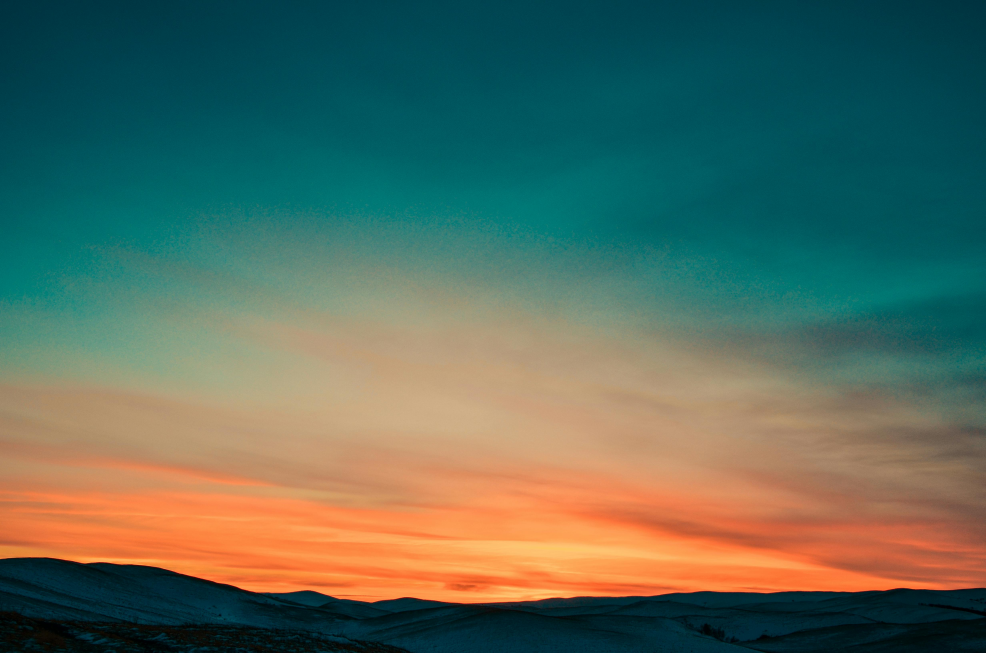
#> input picture sky_for_ml.jpg, 4928 x 3264 px, found by its file name (shown at 1/5 size)
$ jupyter execute week1_day5_brightness.ipynb
#> lines starting #> are read from the running program, lines starting #| are printed output that depends on the picture
[cell 1]
import matplotlib.pyplot as plt
import numpy as np
from PIL import Image

i = Image.open(r"C:\Users\anjan\ML-Journey\sky_for_ml.jpg").convert("L")
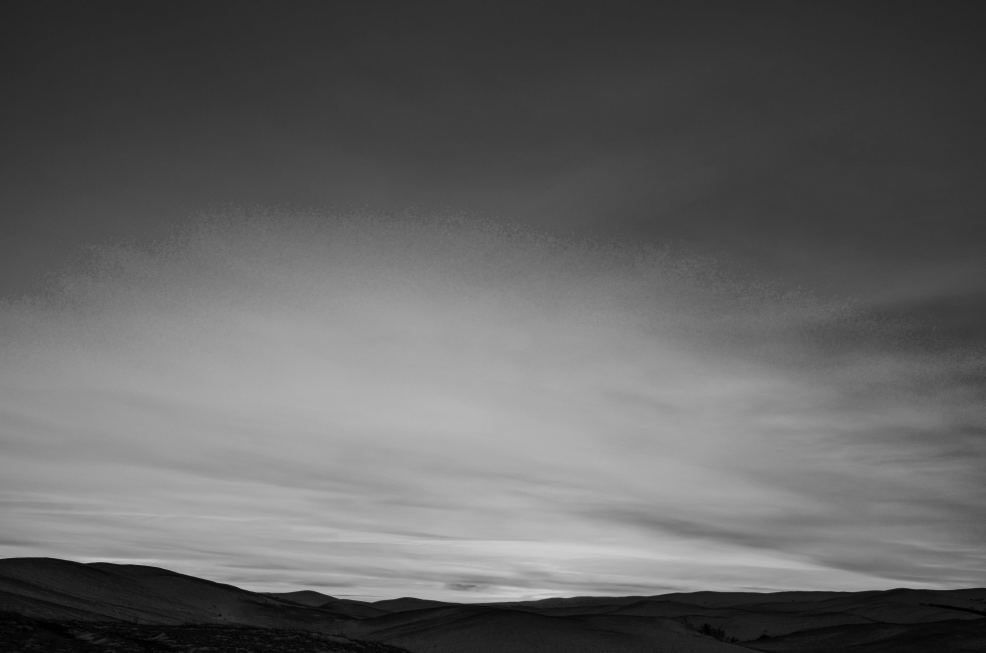
#> i: PIL image 4928x3264 L (shown at 1/5 size); min 0, max 207, mean 98.9
i = i.resize((800, 600))
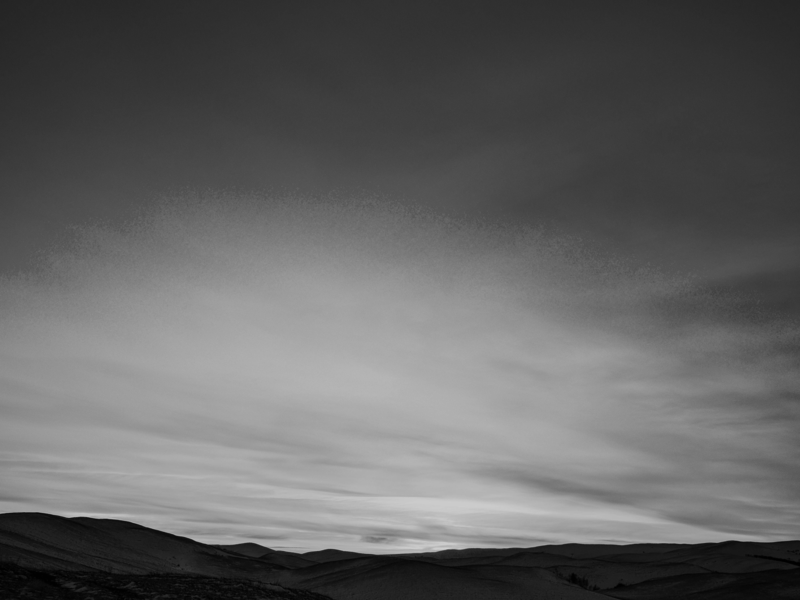
#> i: PIL image 800x600 L; min 0, max 207, mean 98.9
ia = np.array(i)

brighter = np.clip(ia * 1.5, 0, 255).astype(np.uint8)
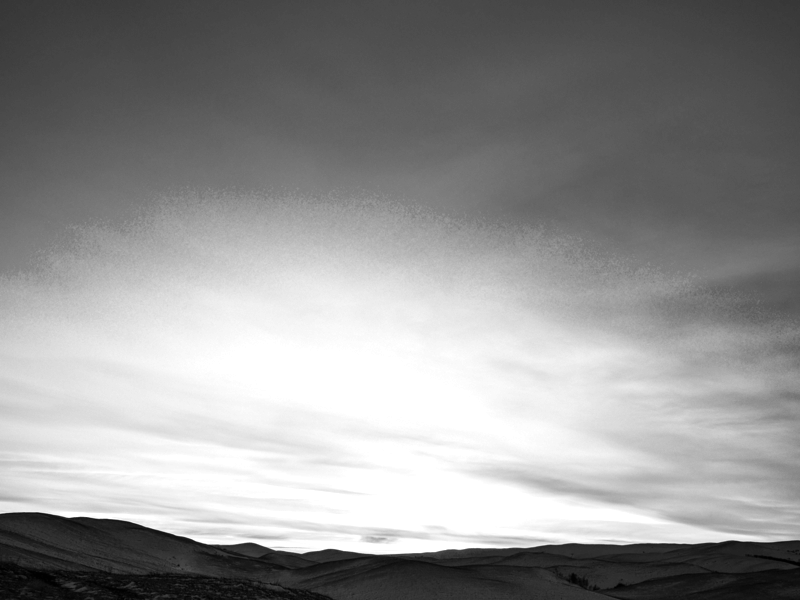
#> brighter: shape (600, 800); min 0, max 255, mean 147.4
darker = np.clip(ia * 0.5, 0, 255).astype(np.uint8)
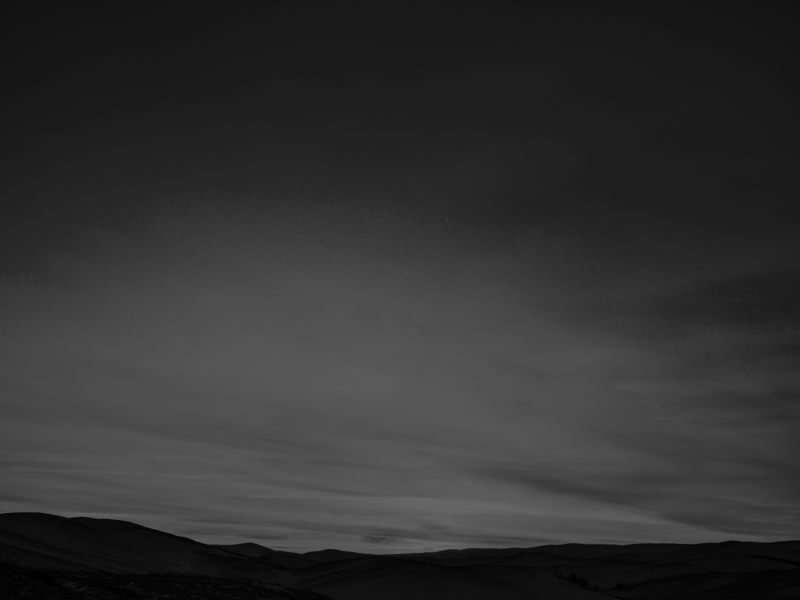
#> darker: shape (600, 800); min 0, max 103, mean 49.2

fig, axes = plt.subplots(1, 3, figsize=(15, 5))
axes[0].imshow(ia, cmap='gray')
axes[0].set_title("Original")
axes[0].axis('off')
axes[1].imshow(brighter, cmap='gray')
axes[1].set_title("Brighter")
axes[1].axis('off')
axes[2].imshow(darker, cmap='gray')
axes[2].set_title("Darker")
axes[2].axis('off')
plt.show()

[cell 2]
import matplotlib.pyplot as plt
import numpy as np
from PIL import Image

i = Image.open(r"C:\Users\anjan\ML-Journey\sky_for_ml.jpg")
#> i is the input picture: PIL image 4928x3264 RGB; mean R, G, B 86.6, 106.6, 92
i = i.resize((800, 600))
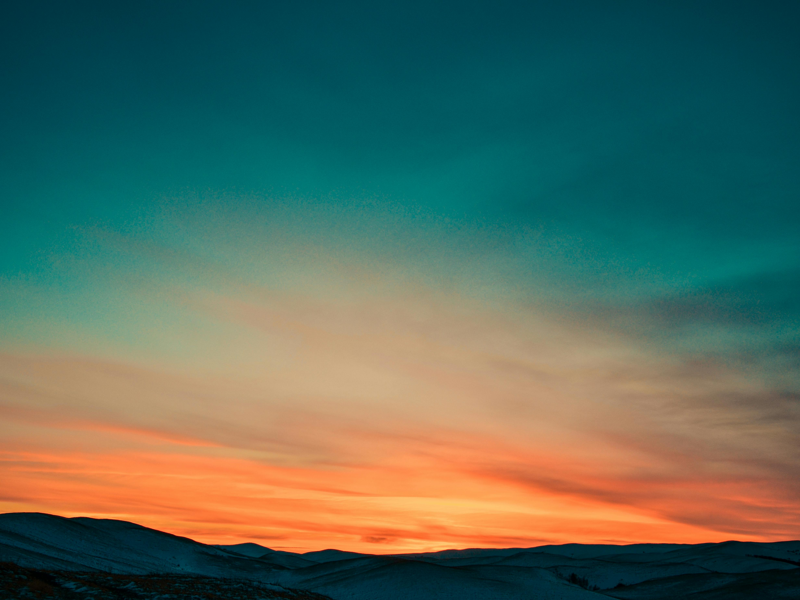
#> i: PIL image 800x600 RGB; mean R, G, B 86.6, 106.6, 92
ia = np.array(i)

brighter = np.clip(ia * 1.5, 0, 255).astype(np.uint8)
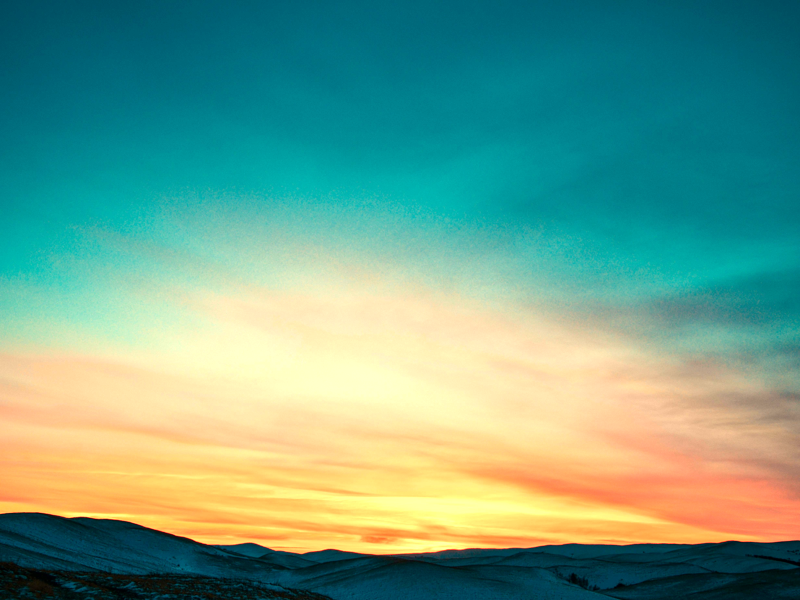
#> brighter: shape (600, 800, 3); mean R, G, B 109.5, 159.5, 137.8
darker = np.clip(ia * 0.5, 0, 255).astype(np.uint8)
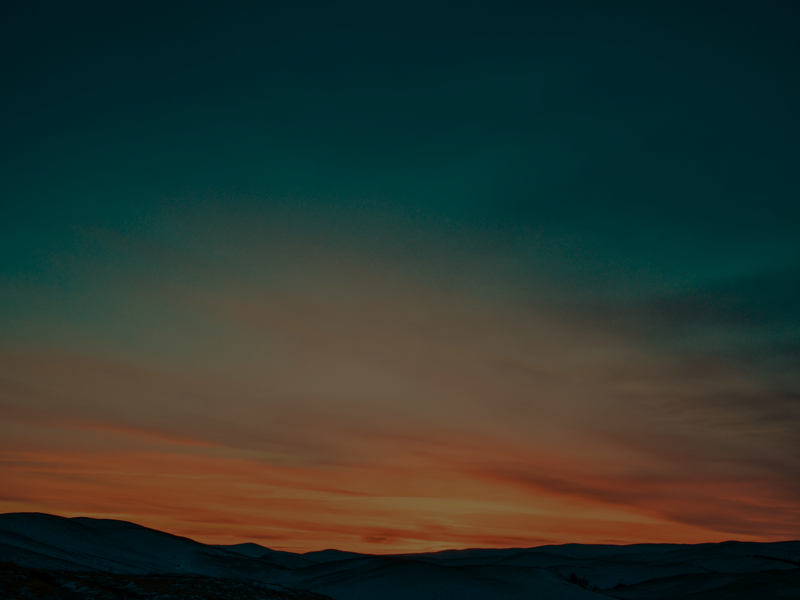
#> darker: shape (600, 800, 3); mean R, G, B 43.1, 53.1, 45.8

fig, axes = plt.subplots(1, 3, figsize=(15, 5))
axes[0].imshow(ia)
axes[0].set_title("Original")
axes[0].axis('off')
axes[1].imshow(brighter)
axes[1].set_title("Brighter")
axes[1].axis('off')
axes[2].imshow(darker)
axes[2].set_title("Darker")
axes[2].axis('off')
plt.show()

$ run again, with blue_eye.png saved as sky_for_ml.jpg
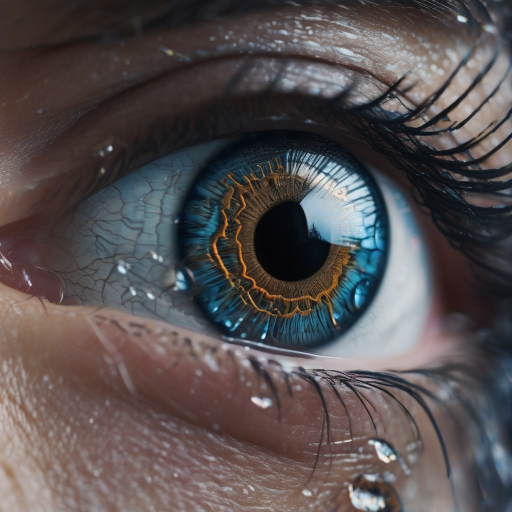
#> input picture blue_eye.png, 1024 x 1024 px, found by its file name (shown at 1/2 size)
#> i is the input picture: PIL image 1024x1024 RGB; mean R, G, B 86.4, 79.8, 80.6
#> `i = i.resize((800, 600))`:
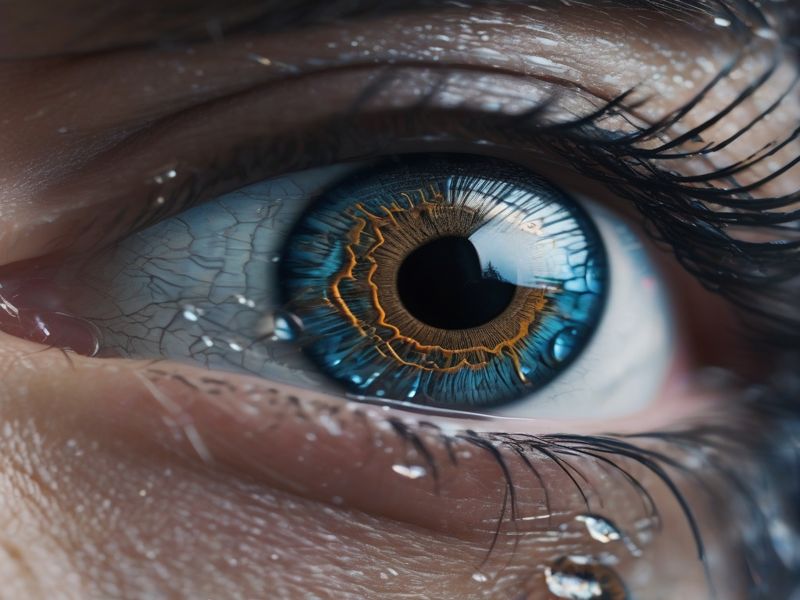
#> i: PIL image 800x600 RGB; mean R, G, B 86.4, 79.8, 80.6
#> `brighter = np.clip(ia * 1.5, 0, 255).astype(np.uint8)`:
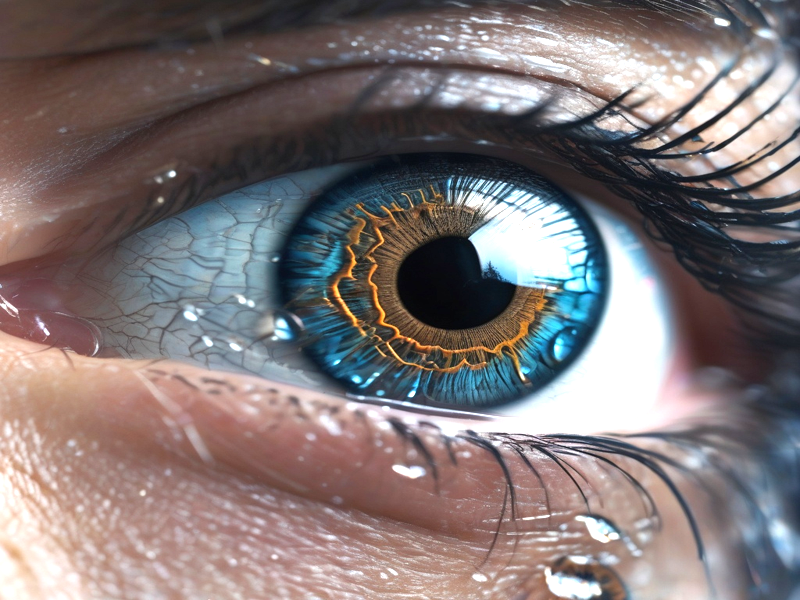
#> brighter: shape (600, 800, 3); mean R, G, B 127.8, 117.7, 118.3

$ run again, with fixed_realistic_brown_eye_v2.png saved as sky_for_ml.jpg
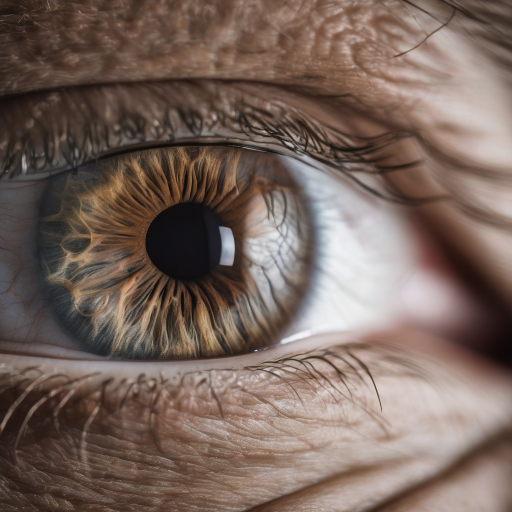
#> input picture fixed_realistic_brown_eye_v2.png, 1024 x 1024 px, found by its file name (shown at 1/2 size)
#> i is the input picture: PIL image 1024x1024 RGB; mean R, G, B 119.5, 101.1, 92.4
#> `i = i.resize((800, 600))`:
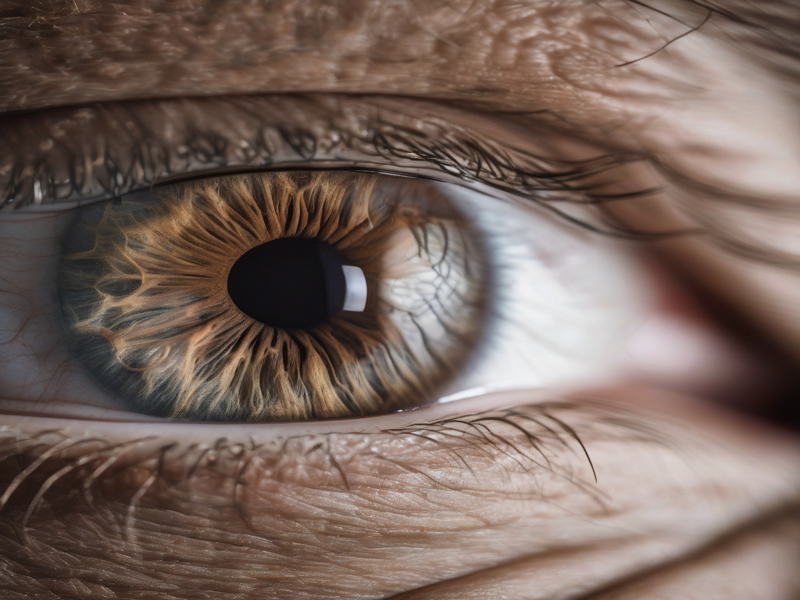
#> i: PIL image 800x600 RGB; mean R, G, B 119.5, 101.1, 92.4
#> `brighter = np.clip(ia * 1.5, 0, 255).astype(np.uint8)`:
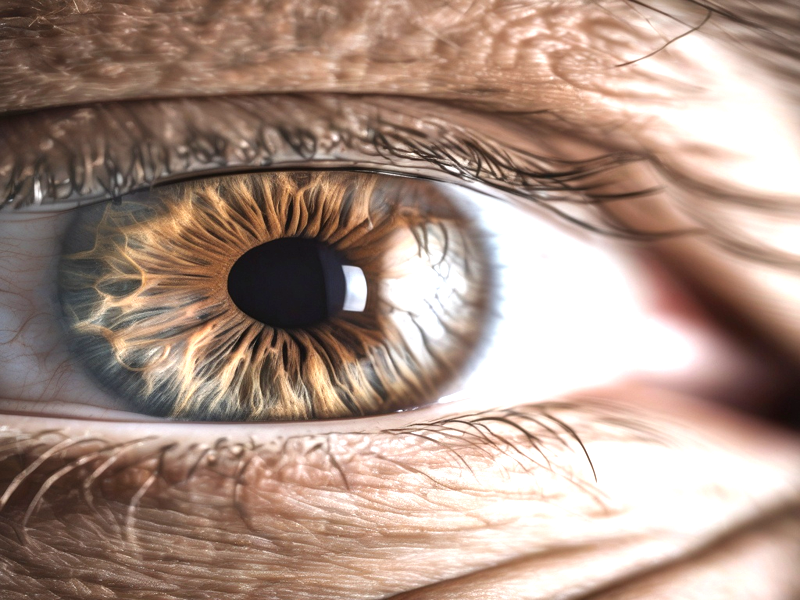
#> brighter: shape (600, 800, 3); mean R, G, B 171.2, 146.6, 133.8

$ run again, with harpy_eagle.png saved as sky_for_ml.jpg
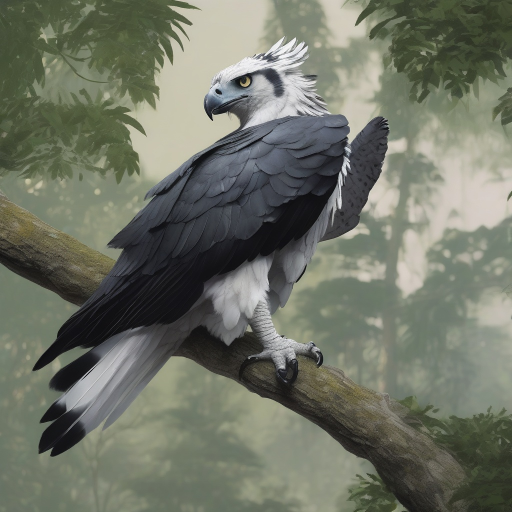
#> input picture harpy_eagle.png, 1024 x 1024 px, found by its file name (shown at 1/2 size)
#> i is the input picture: PIL image 1024x1024 RGB; mean R, G, B 111.6, 115.6, 102.2
#> `brighter = np.clip(ia * 1.5, 0, 255).astype(np.uint8)`:
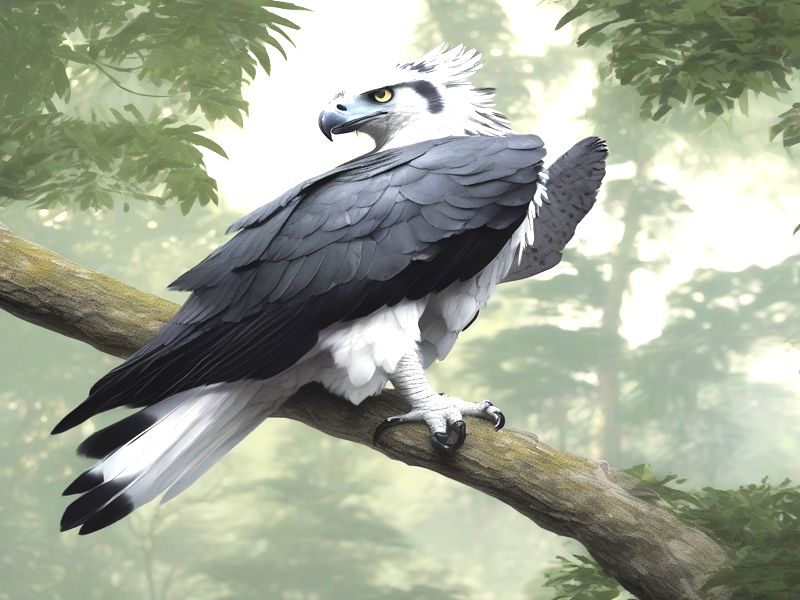
#> brighter: shape (600, 800, 3); mean R, G, B 161.6, 168.2, 150.4
